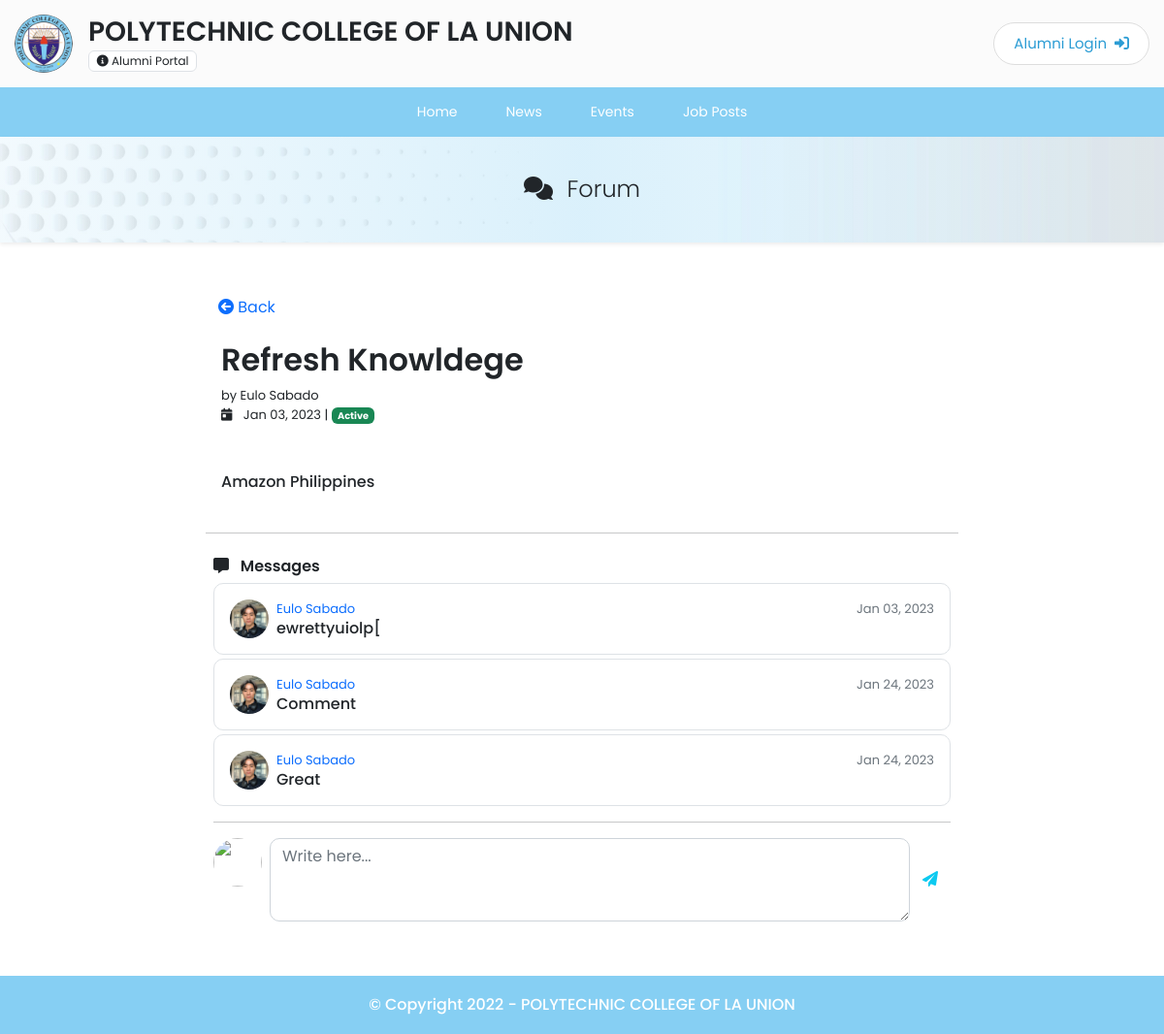
/client/view-post.php?id=2, run on the app's committed database.
### tables this page shows
CREATE TABLE `posts` (
  `id` int(11) NOT NULL,
  `user_id` int(11) NOT NULL,
  `picture` mediumtext DEFAULT NULL,
  `title` varchar(255) NOT NULL,
  `description` mediumtext NOT NULL,
  `date_posted` date NOT NULL DEFAULT current_timestamp(),
  `status` int(11) NOT NULL DEFAULT 1
);

CREATE TABLE `users` (
  `id` int(11) NOT NULL,
  `first_name` varchar(50) NOT NULL,
  `middle_name` varchar(50) DEFAULT NULL,
  `last_name` varchar(50) NOT NULL,
  `extension_name` varchar(10) DEFAULT NULL,
  `birth_date` date NOT NULL,
  `civil_status` int(11) NOT NULL,
  `gender` int(11) NOT NULL,
  `address_line` varchar(100) NOT NULL,
  `muncity` varchar(50) NOT NULL,
  `province` varchar(50) NOT NULL,
  `zip_code` int(11) NOT NULL,
  `contact` varchar(15) NOT NULL,
  `email` varchar(100) NOT NULL,
  `course` int(11) NOT NULL,
  `batch` int(11) NOT NULL,
  `student_id` varchar(15) NOT NULL,
  `graduation_date` date NOT NULL,
  `employment_status` int(11) NOT NULL,
  `employment_date_first` date DEFAULT NULL,
  `employment_date_current` date DEFAULT NULL,
  `current_position` varchar(50) DEFAULT NULL,
  `password` mediumtext NOT NULL,
  `picture` mediumtext NOT NULL,
  `is_verified` int(11) NOT NULL
);

CREATE TABLE `comments` (
  `id` int(11) NOT NULL,
  `user_id` int(11) NOT NULL,
  `post_id` int(11) NOT NULL,
  `description` mediumtext NOT NULL,
  `date_commented` date NOT NULL DEFAULT current_timestamp()
);

### classes/posts.php (called while the page is built, shortened)
<?php
require_once '../db/db_config.php';
class Posts
{
    public static function getPost($id)
    {
        global $conn;
        $sql = "SELECT *, p.id as post_id FROM posts  p INNER JOIN users u ON p.user_id = u.id WHERE p.id = $id";
        $results = $conn->query($sql);
        return $results;
    }
    public static function getComments($id)
    {
        global $conn;
        $sql = "SELECT * FROM comments p INNER JOIN users u ON p.user_id = u.id WHERE post_id = $id";
        $results = $conn->query($sql);
        return $results;
    }
}

### client/view-post.php (the view, shortened to what this page needs)
<?php
require_once '../classes/posts.php';
$id = $_GET['id'];
$postRes = Posts::getPost($id);
if ($postRes->num_rows > 0) {
    $row = $postRes->fetch_assoc();
    switch ($row['status']) {
        case 1:
            $str = '<span class="badge bg-success">Active</span>';
            break;
    }
} else {
    header('Location: ' . $type);
}
?>
<!DOCTYPE html>
<html lang="en">
<head>
    <?php include_once '../templates/header.php' ?>
</head>
<body>
    <div id="wrapper">
        <?php include_once '../templates/client_nav.php' ?>
        <div id="content" style="z-index:9; position: relative" class="mb-5">
            <div class="h4 fw-light text-center bg-white shadow-sm mb-0 text-dark" id="page-head"><i class="fas fa-comments me-2"></i> Forum</div>
            <div class="container pt-5" style="max-width: 800px">
                <a href="forum" class="btn text-primary"><i class="fas fa-arrow-circle-left"></i> Back</a>
                <div id="news" class="p-3 mb-3">
                    <div class="h2 fw-bold "><?= $row['title'] ?></div>
                    <div class="smalltxt">by <?= $row['first_name'] . ' ' . $row['last_name'] ?></div>
                    <div class="smalltxt mb-5 "><i class="fas fa-calendar-day me-2"></i> <?= date('M d, Y', strtotime($row['date_posted'])) ?> | <?= $str ?></div>
                    <div class="h6 lh-base"><?= $row['description'] ?></div>
                </div>
                <hr>
                <div class="p-2">
                    <div class="h6 fw-bold"><i class="fas fa-comment-alt me-2"></i> Messages</div>
                    <?php
                    $comments = Posts::getComments($row['post_id']);
                    if ($comments->num_rows > 0) {
                        while ($row1 = $comments->fetch_assoc()) {
                    ?>
                            <div class="card mb-1 border" style="border-radius: 10px;">
                                <div class="card-body p-3">
                                    <div class="d-flex">
                                        <img src="../uploads/profile/<?= $row1['picture'] ?>" alt="" style="width: 40px; height: 40px; border-radius: 100px; object-fit: cover" class="me-2">
                                        <div>
                                            <div class="smalltxt text-primary"><?= $row1['first_name'] . ' ' . $row1['last_name'] ?></div>
                                            <div class="h6 mb-0" style="white-space: pre-wrap"><?= $row1['description'] ?></div>
                                        </div>
                                        <div class="smalltxt text-muted ms-auto"><?= date('M d, Y', strtotime($row1['date_commented'])) ?></div>
                                    </div>
                                </div>
                            </div>
                    <?php
                        }
                    } else {
                        echo '<div class="smalltxt fst-italic text-muted">No messages, create one.</div>';
                    }
                    ?>
                    <?php
                    if ($row['status'] == 1) {
                    ?>
                        <hr>
                        <form action="" method="post">
                            <div class="d-flex">
                                <img src="../uploads/profile/<?= $_SESSION['user_info']['picture'] ?>" alt="" style="width: 50px; height: 50px; border-radius: 100px; object-fit: cover; aspect-ratio: 1/1" class="me-2">
                                <textarea name="description" id="" cols="30" rows="3" class="form-control" placeholder="Write here..." style="border-radius: 10px" required></textarea>
                                <button type="submit" name="submit-comment" class="btn text-info"><i class="fas fa-paper-plane"></i></button>
                            </div>
                        </form>
                    <?php
                    }
                    ?>
                </div>
            </div>
        </div>
        <?php include_once '../templates/foot.php' ?>
    </div>
</body>
</html>

### assets/css/style.css (style rules this page uses)
body { font-family: 'Poppins', sans-serif; }
.container { max-width: 1100px; }
#wrapper { position: relative; }
#page-head { background-image: linear-gradient(to right, rgba(134, 207, 243, 0.1), rgba(134, 207, 243, .3), rgba(134, 207, 243, 0.1)), url("../../assets/images/headers.webp"); background-position: top; background-size: cover; position: sticky; top: 90px; z-index: 8; color: #86cff3; padding: 40px 0px; }
.fw-bold { font-weight: 600 !important; }
.smalltxt { font-size: 14px; }
#content { min-height: 80vh; }
.smalltxt { font-size: 13px; }

### data on the page
posts: title "Refresh Knowldege", user.first_name "Eulo", user.last_name "Sabado", date_posted "Jan 03, 2023", description "Amazon Philippines"
comments: user.picture (picture), user.first_name "Eulo", user.last_name "Sabado", description "ewrettyuiolp[", date_commented "Jan 03, 2023"
comments: user.picture (picture), user.first_name "Eulo", user.last_name "Sabado", description "Comment", date_commented "Jan 24, 2023"
comments: user.picture (picture), user.first_name "Eulo", user.last_name "Sabado", description "Great", date_commented "Jan 24, 2023"
